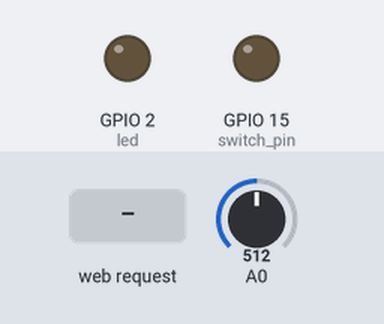
A sketch run on a simulated ESP8266 (NodeMCU). Parts: output pins drawn as LEDs (lit = HIGH). The inputs (shaded band) are chosen by the test bench; at power-on: A0 = 512. WiFi joins after 1.5 s; servers stay silent unless stated; what the sketch prints to the serial monitor is not drawn.

Above: at 2.7 s.
2.8 s: HTTP request GET /set received
At 3.2 s:
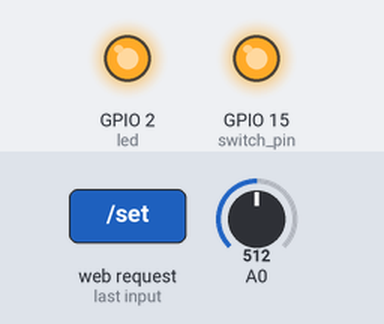
Timing chart, 0 to 5.8 s (numbered marks = the images above; inputs shaded):
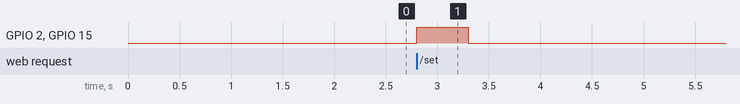

Measured:
- after the input at 2.8 s, GPIO 2 (led), GPIO 15 (switch_pin): LOW → HIGH at once, → LOW 0.50 s later

The sketch:

esp8366_battery_reader.ino
```cpp
#include <ESP8266WiFi.h>
#include <WiFiClient.h>
#include <ESP8266WebServer.h>
#include <ESP8266mDNS.h>

const char* ssid = "ROS_NETWORK";
const char* password = "12345678";

ESP8266WebServer server(80);

const int led = LED_BUILTIN;

const int switch_pin = 15;
long lastRead = 0;
int adcInput = 0;
long nextEvent = 0;

void handleRoot() {
  server.send(200, "text/html", "/set<br>/status<br>/voltage");
}

void handleSet(){
  String time_millis = server.arg("time");
  nextEvent = time_millis.toInt() + millis();
  handleStatus();
  digitalWrite(led, HIGH);
}

void handleStatus(){
  server.send(200, "application/json", "{ \"uptime\": " + String(millis()) +  ", \"next_event\": " + String(nextEvent) +  ", \"voltage\": " + String(adcInput) + " }");
}

void handleNotFound(){
  String message = "File Not Found\n\n";
  message += "URI: ";
  message += server.uri();
  message += "\nMethod: ";
  message += (server.method() == HTTP_GET)?"GET":"POST";
  message += "\nArguments: ";
  message += server.args();
  message += "\n";
  for (uint8_t i=0; i<server.args(); i++){
    message += " " + server.argName(i) + ": " + server.arg(i) + "\n";
  }
  server.send(404, "text/plain", message);
}

void setup(void){
  pinMode(led, OUTPUT);
  pinMode(switch_pin, OUTPUT);
  digitalWrite(led, 0);
  Serial.begin(115200);
  WiFi.mode(WIFI_STA);
  WiFi.begin(ssid, password);
  Serial.println("");

  // Wait for connection
  while (WiFi.status() != WL_CONNECTED) {
    delay(500);
    Serial.print(".");
  }
  Serial.println("");
  Serial.print("Connected to ");
  Serial.println(ssid);
  Serial.print("IP address: ");
  Serial.println(WiFi.localIP());

  if (MDNS.begin("esp8266")) {
    Serial.println("MDNS responder started");
  }

  server.on("/", handleRoot);

  server.on("/voltage", [](){
    server.send(200, "text/plain", String(adcInput));
  });

  server.on("/status", handleStatus);

  server.on("/set", handleSet);

  server.onNotFound(handleNotFound);

  server.begin();
  Serial.println("HTTP server started");
}

void loop(void){

  if(millis() - 1000 > lastRead){
    lastRead = millis();
    adcInput = analogRead(A0);
  }

  if(nextEvent > 0 && millis() > nextEvent){
    nextEvent = 0;
    digitalWrite(switch_pin, HIGH);
    digitalWrite(led, HIGH);
    delay(500);
    digitalWrite(switch_pin, LOW);
    digitalWrite(led, LOW);
  }

  server.handleClient();
}
```
